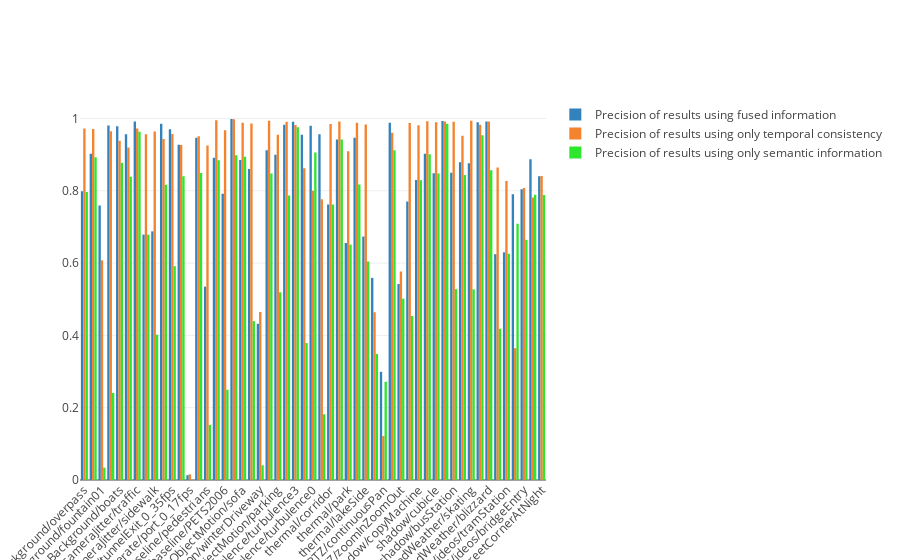

This figure's notebook cell:
### Code cell
trace0 = go.Bar(
    x=[key for key in AFH_SS_bin_score_dict.keys()],
    y=[AFH_SS_bin_score_dict[key][-2] for key in AFH_SS_bin_score_dict.keys()],
    name='Precision of results using fused information',
    marker=dict(
        color='rgb(49,130,189)'
    )
)
trace1 = go.Bar(
    x=[key for key in Probability_only_bin_score_dict.keys()],
    y=[Probability_only_bin_score_dict[key][-2] for key in Probability_only_bin_score_dict.keys()],
    name='Precision of results using only temporal consistency',
    marker=dict(
        color='rgb(245,130,45)'
    )
)

trace2 = go.Bar(
    x=[key for key in SS_only_bin_score_dict.keys()],
    y=[SS_only_bin_score_dict[key][-2] for key in SS_only_bin_score_dict.keys()],
    name='Precision of results using only semantic information',
    marker=dict(
        color='rgb(45,230,45)'
    )
)

data = [trace0, trace1, trace2]
layout = go.Layout(
    xaxis=dict(tickangle=-45),
    barmode='group',
)

fig = go.Figure(data=data, layout=layout)
iplot(fig)

### Figure 1 — Plotly figure (JSON) as saved in the notebook; plotly's stock layout.template omitted (floating-point values rounded to 4 significant figures)
{"data": [{"marker": {"color": "rgb(49,130,189)"}, "name": "Precision of results using fused information", "type": "bar", "uid": "64306d97-7d6d-4d72-8743-dfac052b72e4", "x": ["dynamicBackground/overpass", "dynamicBackground/canoe", "dynamicBackground/fountain01", "dynamicBackground/fall", "dynamicBackground/boats", "dynamicBackground/fountain02", "cameraJitter/traffic", "cameraJitter/badminton", "cameraJitter/sidewalk", "cameraJitter/boulevard", "lowFramerate/tunnelExit_0_35fps", "lowFramerate/tramCrossroad_1fps", "lowFramerate/port_0_17fps", "lowFramerate/turnpike_0_5fps", "baseline/pedestrians", "baseline/office", "baseline/PETS2006", "baseline/highway", "intermittentObjectMotion/sofa", "intermittentObjectMotion/abandonedBox", "intermittentObjectMotion/winterDriveway", "intermittentObjectMotion/tramstop", "intermittentObjectMotion/parking", "intermittentObjectMotion/streetLight", "turbulence/turbulence3", "turbulence/turbulence1", "turbulence/turbulence0", "turbulence/turbulence2", "thermal/corridor", "thermal/library", "thermal/park", "thermal/diningRoom", "thermal/lakeSide", "PTZ/intermittentPan", "PTZ/continuousPan", "PTZ/twoPositionPTZCam", "PTZ/zoomInZoomOut", "shadow/backdoor", "shadow/copyMachine", "shadow/peopleInShade", "shadow/cubicle", "shadow/bungalows", "shadow/busStation", "badWeather/wetSnow", "badWeather/skating", "badWeather/snowFall", "badWeather/blizzard", "nightVideos/busyBoulvard", "nightVideos/tramStation", "nightVideos/fluidHighway", "nightVideos/bridgeEntry", "nightVideos/winterStreet", "nightVideos/streetCornerAtNight"], "y": [0.7984, 0.9021, 0.7589, 0.9803, 0.9782, 0.9566, 0.9919, 0.6788, 0.6877, 0.9852, 0.9702, 0.9271, 0.01342, 0.9463, 0.5348, 0.8914, 0.7921, 0.9985, 0.8853, 0.8605, 0.4321, 0.912, 0.8994, 0.9827, 0.9906, 0.9546, 0.98, 0.956, 0.7619, 0.9421, 0.6553, 0.9466, 0.6734, 0.559, 0.2993, 0.9878, 0.5422, 0.7701, 0.8295, 0.9026, 0.8481, 0.9931, 0.8496, 0.8791, 0.8758, 0.9898, 0.9913, 0.6246, 0.6298, 0.7906, 0.8041, 0.887, 0.8401]}, {"marker": {"color": "rgb(245,130,45)"}, "name": "Precision of results using only temporal consistency", "type": "bar", "uid": "e42b510f-0c4b-4461-8727-3fc779cafb7d", "x": ["dynamicBackground/overpass", "dynamicBackground/canoe", "dynamicBackground/fountain01", "dynamicBackground/fall", "dynamicBackground/boats", "dynamicBackground/fountain02", "cameraJitter/traffic", "cameraJitter/badminton", "cameraJitter/sidewalk", "cameraJitter/boulevard", "lowFramerate/tunnelExit_0_35fps", "lowFramerate/tramCrossroad_1fps", "lowFramerate/port_0_17fps", "lowFramerate/turnpike_0_5fps", "baseline/pedestrians", "baseline/office", "baseline/PETS2006", "baseline/highway", "intermittentObjectMotion/sofa", "intermittentObjectMotion/abandonedBox", "intermittentObjectMotion/winterDriveway", "intermittentObjectMotion/tramstop", "intermittentObjectMotion/parking", "intermittentObjectMotion/streetLight", "turbulence/turbulence3", "turbulence/turbulence1", "turbulence/turbulence0", "turbulence/turbulence2", "thermal/corridor", "thermal/library", "thermal/park", "thermal/diningRoom", "thermal/lakeSide", "PTZ/intermittentPan", "PTZ/continuousPan", "PTZ/twoPositionPTZCam", "PTZ/zoomInZoomOut", "shadow/backdoor", "shadow/copyMachine", "shadow/peopleInShade", "shadow/cubicle", "shadow/bungalows", "shadow/busStation", "badWeather/wetSnow", "badWeather/skating", "badWeather/snowFall", "badWeather/blizzard", "nightVideos/busyBoulvard", "nightVideos/tramStation", "nightVideos/fluidHighway", "nightVideos/bridgeEntry", "nightVideos/winterStreet", "nightVideos/streetCornerAtNight"], "y": [0.972, 0.9707, 0.6077, 0.9646, 0.9382, 0.9194, 0.9722, 0.9565, 0.9641, 0.9434, 0.9572, 0.9263, 0.01578, 0.9511, 0.9249, 0.9949, 0.9676, 0.9979, 0.9884, 0.9858, 0.4646, 0.9937, 0.9552, 0.9912, 0.9817, 0.8622, 0.8002, 0.7764, 0.9845, 0.9919, 0.9091, 0.988, 0.9831, 0.4641, 0.1218, 0.9603, 0.5767, 0.9877, 0.9809, 0.9926, 0.9898, 0.9915, 0.9908, 0.9525, 0.9937, 0.9829, 0.9919, 0.8646, 0.827, 0.3646, 0.8076, 0.7817, 0.8406]}, {"marker": {"color": "rgb(45,230,45)"}, "name": "Precision of results using only semantic information", "type": "bar", "uid": "cc210fca-5931-4067-bc51-933317023c9f", "x": ["dynamicBackground/overpass", "dynamicBackground/canoe", "dynamicBackground/fountain01", "dynamicBackground/fall", "dynamicBackground/boats", "dynamicBackground/fountain02", "cameraJitter/traffic", "cameraJitter/badminton", "cameraJitter/sidewalk", "cameraJitter/boulevard", "lowFramerate/tunnelExit_0_35fps", "lowFramerate/tramCrossroad_1fps", "lowFramerate/port_0_17fps", "lowFramerate/turnpike_0_5fps", "baseline/pedestrians", "baseline/office", "baseline/PETS2006", "baseline/highway", "intermittentObjectMotion/sofa", "intermittentObjectMotion/abandonedBox", "intermittentObjectMotion/winterDriveway", "intermittentObjectMotion/tramstop", "intermittentObjectMotion/parking", "intermittentObjectMotion/streetLight", "turbulence/turbulence3", "turbulence/turbulence1", "turbulence/turbulence0", "turbulence/turbulence2", "thermal/corridor", "thermal/library", "thermal/park", "thermal/diningRoom", "thermal/lakeSide", "PTZ/intermittentPan", "PTZ/continuousPan", "PTZ/twoPositionPTZCam", "PTZ/zoomInZoomOut", "shadow/backdoor", "shadow/copyMachine", "shadow/peopleInShade", "shadow/cubicle", "shadow/bungalows", "shadow/busStation", "badWeather/wetSnow", "badWeather/skating", "badWeather/snowFall", "badWeather/blizzard", "nightVideos/busyBoulvard", "nightVideos/tramStation", "nightVideos/fluidHighway", "nightVideos/bridgeEntry", "nightVideos/winterStreet", "nightVideos/streetCornerAtNight"], "y": [0.7968, 0.8928, 0.03423, 0.2409, 0.8778, 0.839, 0.9633, 0.6787, 0.4018, 0.8167, 0.5915, 0.8401, 0.0007534, 0.8488, 0.1524, 0.8841, 0.2497, 0.8982, 0.8942, 0.4394, 0.04077, 0.8475, 0.5192, 0.787, 0.9758, 0.3788, 0.9059, 0.1817, 0.7619, 0.9421, 0.6511, 0.8172, 0.6044, 0.3488, 0.2717, 0.9118, 0.5016, 0.4536, 0.8293, 0.901, 0.8478, 0.9853, 0.5278, 0.8435, 0.5275, 0.9535, 0.8569, 0.4184, 0.6257, 0.7087, 0.6642, 0.7889, 0.7881]}], "layout": {"barmode": "group", "xaxis": {"tickangle": -45}}}
